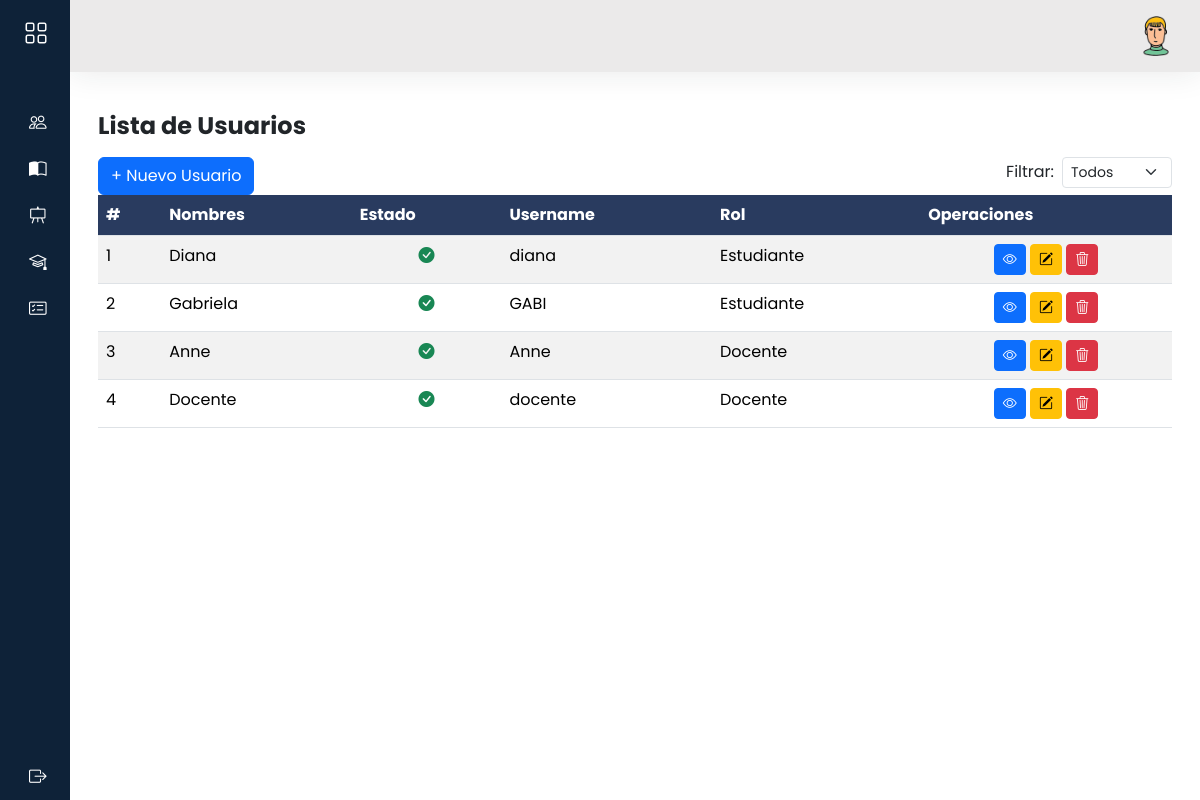
/usuarios/, run on an earlier commit of the app's database.
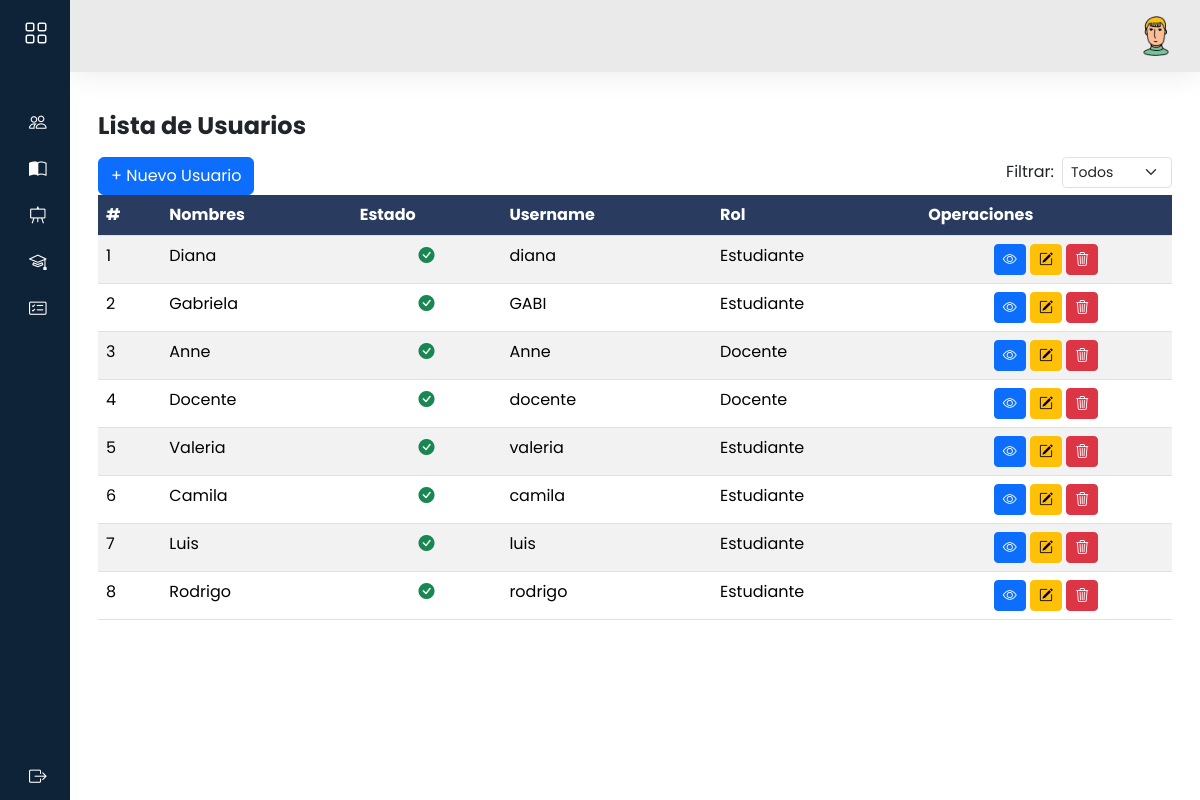
And on a later commit of the database.
### models/usuario_model.py (models this page shows, shortened)
class Usuario(db.Model, UserMixin):
    __tablename__='usuarios'
    id = db.Column(db.Integer,primary_key=True)
    nombre = db.Column(db.String(80),nullable=False)
    apellido = db.Column(db.String(100))
    email = db.Column(db.String(120), unique=True)
    username = db.Column(db.String(20),nullable=False)
    password = db.Column(db.String,nullable=False)
    activo = db.Column(db.Boolean, default=True,nullable=False)
    rol_id = db.Column(db.Integer, db.ForeignKey('rol.id'), nullable=False)
    rol = db.relationship('Rol', back_populates='usuarios')
    docentes = db.relationship('Docente', backref='usuario_rel', lazy=True, cascade='all, delete-orphan')
    estudiantes = db.relationship('Estudiante', backref='usuario_rel', lazy=True, cascade='all, delete-orphan')
    @staticmethod
    def get_all():
        return Usuario.query.all()
    def delete(self):
        db.session.delete(self)
        db.session.commit()

### models/rol_model.py (models this page shows)
class Rol(db.Model):
    __tablename__ = 'rol'
    id = db.Column(db.Integer, primary_key=True)
    nombre = db.Column(db.String(20), unique=True, nullable=False)
    usuarios = db.relationship('Usuario', back_populates='rol')
    @staticmethod
    def get_all():
        return Rol.query.all()

### controllers/usuario_controller.py (the view)
@usuario_bp.route("/")
def index():
    usuarios = Usuario.get_all()
    roles = Rol.get_all()
    return usuario_view.list(usuarios,roles)

### views/usuario_view.py (called while the page is built)
def list(usuarios,roles):
    return render_template('admi/usuarios/index.html',usuarios= usuarios,roles=roles)

### templates/admi/usuarios/index.html (shortened to what this page needs)
{% extends 'admi/baseAdmi.html' %}
{% block content %}
<h3 class="fw-bold fs-4 my-3">Lista de Usuarios
</h3>
<div class="d-flex flex-column flex-md-row justify-content-between align-items-start gap-2" >
    <a data-bs-toggle="modal" data-bs-target="#modalNuevoUsuario" class="btn btn-primary  w-md-auto">
        + Nuevo Usuario
    </a>
    <div class="d-flex align-items-center gap-2">
        <label for="filtroEstado" class="form-label mb-0">Filtrar:</label>
        <select id="filtroEstado" class="form-select form-select-sm" style="max-width: 150px;">
            <option value="">Todos</option>
        </select>
    </div>
</div>
<div class="row">
    <div class="col-12">
        <div class="table-responsive">
            <table id="mi-tabla" class="table table-striped display nowrap" style="width:100%">
                <thead>
                    <tr class="highlight">
                        <th>#</th>
                        <th>Nombres</th>
                        <th>Estado</th>
                        <th>Username</th>
                        <th>Rol</th>
                        <th>Operaciones</th>
                    </tr>
                </thead>
                <tbody>
                    {%for item in usuarios%}
                    <tr>
                        <td>{{item.id}}</td>
                        <td>{{item.nombre}}</td>
                        <td class="text-center" data-search="{{ 'activo' if item.activo else 'inactivo' }}">
                            {% if item.activo %}
                            <i class="bi bi-check-circle-fill text-success"></i>
                            {% else %}
                            <i class="bi bi-x-circle-fill text-danger"></i>
                            {% endif %}
                        </td>
                        <td>{{item.username}}</td>
                        <td>{{item.rol.nombre}}</td>
                        <td class="text-center">
                            <a data-bs-toggle="modal" data-bs-target="#modalVistaUsuario{{ item.id }}"
                                class="btn btn-primary btn-sm"><i class=" bi bi-eye"></i></a>
                            <a data-bs-toggle="modal" data-bs-target="#modalEditarUsuario{{ item.id }}"
                                class="btn btn-warning btn-sm"><i class="bi bi-pencil-square"></i></a>
                            <a class="btn btn-danger btn-sm" data-bs-toggle="modal"
                                data-bs-target="#modalConfirmarEliminar"
                                data-url="{{ url_for('usuario.delete', id=item.id) }}">
                                <i class="bi bi-trash3"></i>
                            </a>
                        </td>
                    </tr>
                    {%endfor%}
                </tbody>
            </table>
        </div>
    </div>
    {% endblock %}

### templates/admi/baseAdmi.html (shortened to what this page needs)
<!doctype html>
<html lang="es">
<head>
    <link href="https://cdn.jsdelivr.net/npm/bootstrap@5.3.7/dist/css/bootstrap.min.css" rel="stylesheet"
>
    <link rel="stylesheet" href="{{ url_for('static', filename='css/estilos.css') }}">
    <link rel="stylesheet" href="https://cdn.jsdelivr.net/npm/bootstrap-icons@1.13.1/font/bootstrap-icons.min.css">
    <link href="https://cdn.datatables.net/v/bs5/dt-2.3.2/datatables.min.css" rel="stylesheet"
>
</head>
<body>
    <div class="wrapper">
        <aside id="sidebar">
            <div class="d-flex">
                <button id="toggle-btn" class="toggle-btn" type="button">
                    <i class="bi bi-grid"></i>
                </button>
            </div>
            <ul class="sidebar-nav">
                <li class="sidebar-item">
                    <a href="/usuarios/" class="sidebar-link">
                        <i class="bi bi-people"></i>
                    </a>
                </li>
                <li class="sidebar-item">
                    <a href="/admi/cursos/" class="sidebar-link">
                        <i class="bi bi-book-half"></i>
                    </a>
                </li>
                <li class="sidebar-item">
                    <a href="/admi/docentes/" class="sidebar-link">
                        <i class="bi bi-easel"></i>
                    </a>
                </li>
                <li class="sidebar-item">
                    <a href="/admi/estudiantes/" class="sidebar-link">
                        <i class="bi bi-mortarboard"></i>
                    </a>
                </li>
                <li class="sidebar-item">
                    <a href="#" class="sidebar-link collapsed has-dropdown" data-bs-toggle="collapse"
                        data-bs-target="#ins" aria-expanded="false" aria-controls="ins">
                        <i class="bi bi-card-checklist"></i>
                    </a>
                </li>
            </ul>
            <div class="sidebar-footer">
                <a href="/usuarios/logout" class="sidebar-link">
                    <i class="bi bi-box-arrow-right"></i>
                </a>
            </div>
        </aside>
        <div class="main">
            <nav class="navbar navbar-expand px-4 py-3">
                <div class="navbar-collapse collapse">
                    <ul class="navbar-nav ms-auto">
                        <li class="nav-item dropdown">
                            <a href="#" class="nav-icon pe-md-0" data-bs-toggle="dropdown">
                                <img src="{{ url_for('static', filename='img/account.png') }}" class="avatar img-fluid"
                                    alt="account">
                            </a>
                        </li>
                    </ul>
                </div>
            </nav>
            <main class="content px-3 py-4">
                <div class="container-fluid">
                    <div class="mb-3">
                        {% block content %}
                        {% endblock %}
                    </div>
                </div>
            </main>
        </div>
    </div>
</body>
</html>

### static/css/estilos.css (style rules this page uses)
body { font-family: 'Poppins', sans-serif; background: #ececec; }
::placeholder { font-size: 16px; }
a { text-decoration: none; }
li { list-style: none; }
.wrapper { display: flex; }
.main { display: flex; flex-direction: column; min-height: 100vh; width: 100%; overflow: hidden; transition: all 0.35s ease-in-out; background-color: #fff; min-width: 0; }
#sidebar { width: 70px; min-width: 70px; z-index: 1000; transition: all .25s ease-in-out; background-color: #0e2238; display: flex; flex-direction: column; }
.toggle-btn { background-color: transparent; cursor: pointer; border: 0; padding: 1rem 1.5rem; }
.toggle-btn i { font-size: 1.5rem; color: #FFF; }
.sidebar-nav { padding: 2rem 0; flex: 1 1 auto; }
a.sidebar-link { padding: .625rem 1.625rem; color: #FFF; display: block; font-size: 0.9rem; white-space: nowrap; border-left: 3px solid transparent; }
.sidebar-link i, .dropdown-item i { font-size: 1.1rem; margin-right: .75rem; }
.sidebar-item { position: relative; }
.navbar { background-color: #ebeaea; box-shadow: 0 0 2rem 0 rgba(33, 37, 41, .1); }
.navbar-expand .navbar-collapse { min-width: 200px; }
.avatar { height: 40px; width: 40px; }
.table>thead tr { color: #FFF; text-align: left; }
tr.highlight th { background-color: #293b5f !important; color: #FFF; }
.content { flex: 1 1 auto; }

What changed in the data, as far as the page shows it:
added Usuario: id "5", nombre "Valeria", activo True (drawn), username "valeria", rol.nombre "Estudiante"
added Usuario: id "6", nombre "Camila", activo True (drawn), username "camila", rol.nombre "Estudiante"
added Usuario: id "7", nombre "Luis", activo True (drawn), username "luis", rol.nombre "Estudiante"
added Usuario: id "8", nombre "Rodrigo", activo True (drawn), username "rodrigo", rol.nombre "Estudiante"
